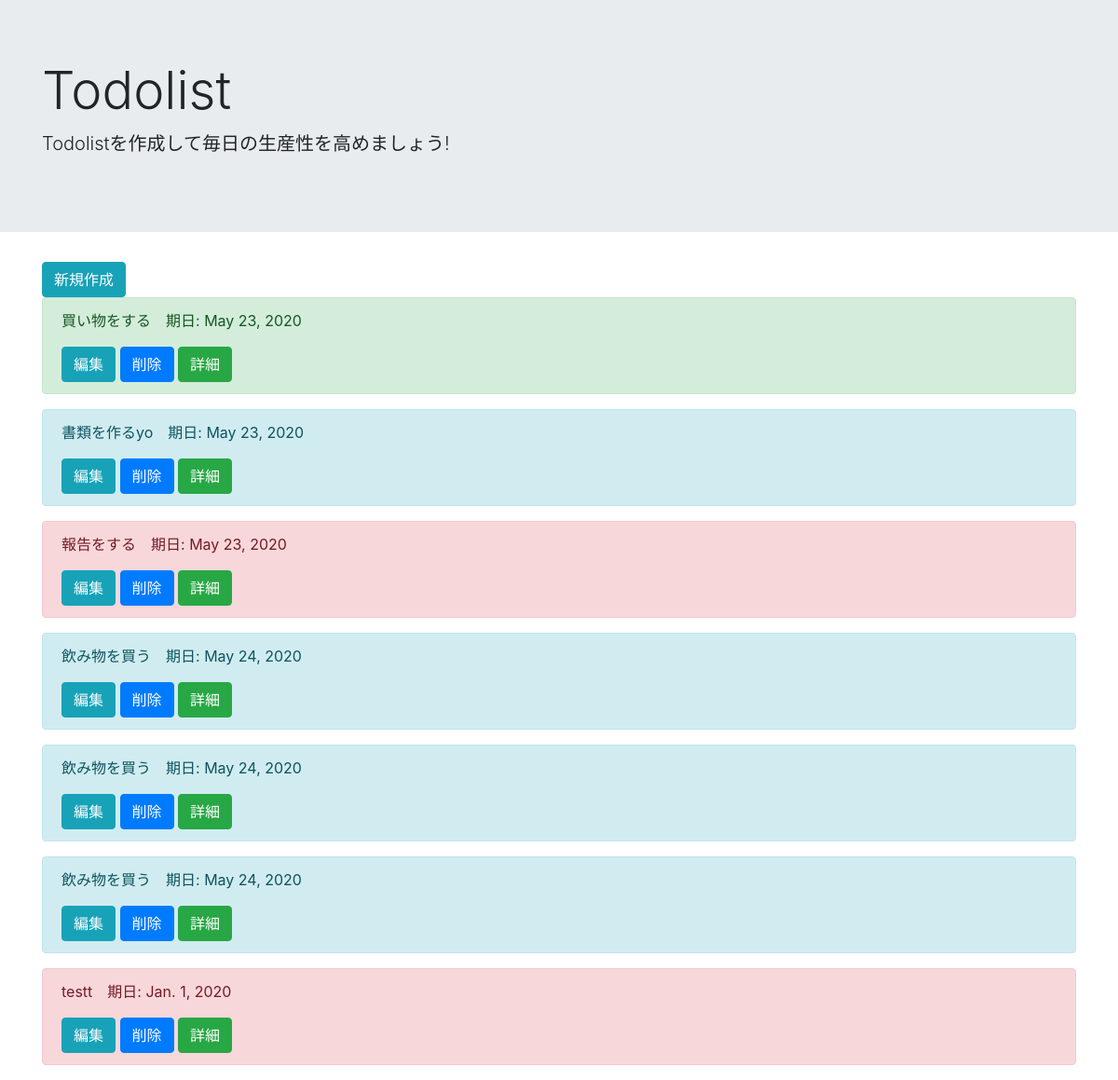
Page /list/ on the committed database.
### todo/models.py (models this page shows, shortened)
class TodoModel(models.Model):
    title = models.CharField(max_length=100)
    memo = models.TextField()
    priority = models.CharField(
        max_length = 50,
        choices = PRIORITY
    )
    duedate = models.DateField()

### todo/views.py (the view)
# urls.py: path('list/', TodoList.as_view(), name='list'),
class TodoList(ListView):
    template_name = 'list.html'
    model = TodoModel

### templates/list.html
{% extends 'base.html' %}
{% block header %}
    <div class="jumbotron jumbotron-fluid">
        <div class="container">
            <h1 class="display-4">Todolist</h1>
            <p class="lead">Todolistを作成して毎日の生産性を高めましょう!</p>
        </div>
    </div>
{% endblock %}
{% block content %}
<div class='container'>
    <a href="{% url 'create' %}" class="btn btn-info" role="button" aria-pressed="true">新規作成</a>
    {% for item in object_list %}
        <div class="alert alert-{{ item.priority }}" role="alert">
            <p>
                {{ item.title }}　期日: {{ item.duedate }}
            </p>
            <a href="{% url 'update' item.pk %}" class="btn btn-info" role="button" aria-pressed="true">編集</a>
            <a href={% url 'delete' item.pk %} class="btn btn-primary" role="button" aria-pressed="true">削除</a>
            <a href={% url 'detail' item.pk %} class="btn btn-success" role="button" aria-pressed="true">詳細</a>
        </div>
    {% endfor %}
</div>
{% endblock content %}

### templates/base.html (shortened to what this page needs)
<!doctype html>
<html lang="en">
  <head>
    <link rel="stylesheet" href="https://stackpath.bootstrapcdn.com/bootstrap/4.5.0/css/bootstrap.min.css">
  </head>
  <body>
    {% block header %}
    {% endblock %}
    {% block content %}
    {% endblock content %}
  </body>
</html>

### rows in the picture
TodoModel: title "買い物をする", duedate "May 23, 2020"
TodoModel: title "書類を作るyo", duedate "May 23, 2020"
TodoModel: title "報告をする", duedate "May 23, 2020"
TodoModel: title "飲み物を買う", duedate "May 24, 2020"
TodoModel: title "飲み物を買う", duedate "May 24, 2020"
TodoModel: title "飲み物を買う", duedate "May 24, 2020"
TodoModel: title "testt", duedate "Jan. 1, 2020"
